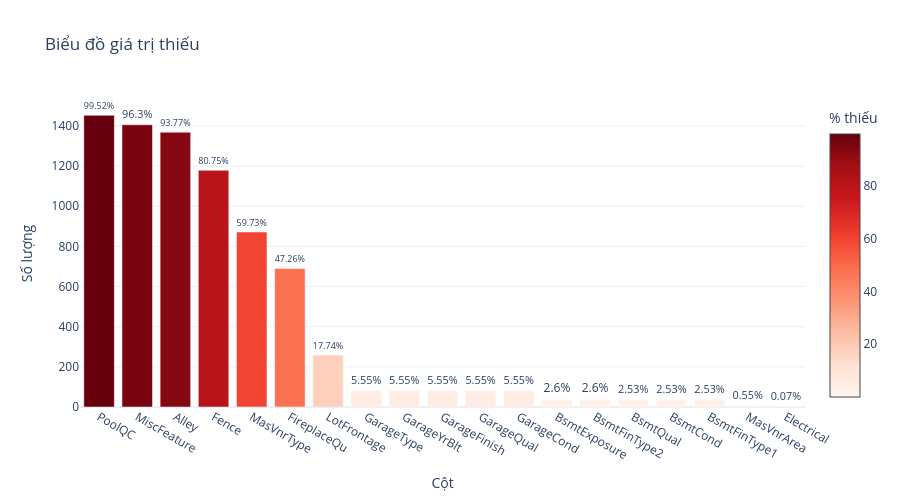
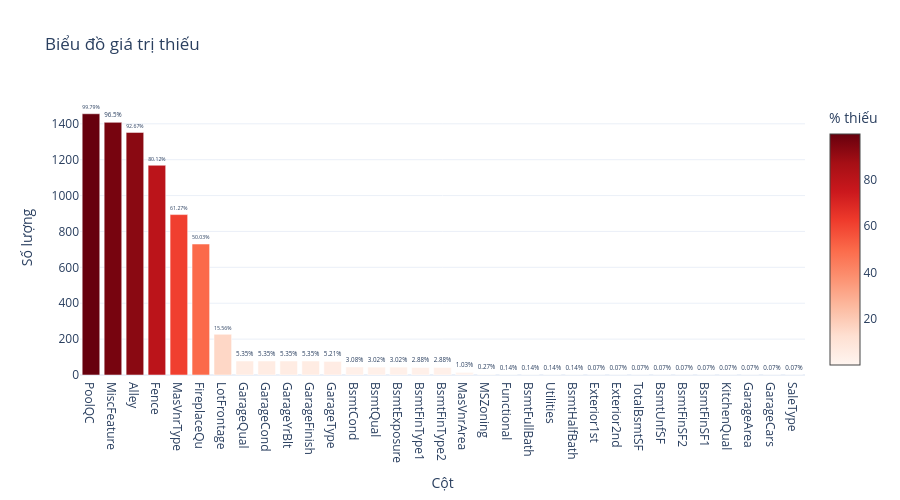

Here is the notebook cell these charts were saved with, in order:
### Markdown cell above
## 4. Phân Tích Giá Trị Thiếu (Missing Values)

Kiểm tra các cột có giá trị thiếu và biểu đồ trực quan.

### Code cell
# Phân tích giá trị thiếu cho train dataset

eda_train.missing_values() 
eda_test=EDA(df_test)
eda_test.missing_values()

### Figure 1 — Plotly figure (JSON) as saved in the notebook; plotly's stock layout.template omitted (floating-point values rounded to 4 significant figures)
{"data": [{"marker": {"color": [99.52, 96.3, 93.77, 80.75, 59.73, 47.26, 17.74, 5.55, 5.55, 5.55, 5.55, 5.55, 2.6, 2.6, 2.53, 2.53, 2.53, 0.55, 0.07], "colorbar": {"title": {"text": "% thiếu"}}, "colorscale": [[0, "rgb(255,245,240)"], [0.125, "rgb(254,224,210)"], [0.25, "rgb(252,187,161)"], [0.375, "rgb(252,146,114)"], [0.5, "rgb(251,106,74)"], [0.625, "rgb(239,59,44)"], [0.75, "rgb(203,24,29)"], [0.875, "rgb(165,15,21)"], [1, "rgb(103,0,13)"]], "showscale": true}, "text": ["99.52%", "96.3%", "93.77%", "80.75%", "59.73%", "47.26%", "17.74%", "5.55%", "5.55%", "5.55%", "5.55%", "5.55%", "2.6%", "2.6%", "2.53%", "2.53%", "2.53%", "0.55%", "0.07%"], "textposition": "outside", "type": "bar", "x": ["PoolQC", "MiscFeature", "Alley", "Fence", "MasVnrType", "FireplaceQu", "LotFrontage", "GarageType", "GarageYrBlt", "GarageFinish", "GarageQual", "GarageCond", "BsmtExposure", "BsmtFinType2", "BsmtQual", "BsmtCond", "BsmtFinType1", "MasVnrArea", "Electrical"], "y": [1453, 1406, 1369, 1179, 872, 690, 259, 81, 81, 81, 81, 81, 38, 38, 37, 37, 37, 8, 1]}], "layout": {"height": 500, "title": {"text": "Biểu đồ giá trị thiếu"}, "xaxis": {"title": {"text": "Cột"}}, "yaxis": {"title": {"text": "Số lượng"}}}}

### Figure 2 — Plotly figure (JSON) as saved in the notebook; plotly's stock layout.template omitted (floating-point values rounded to 4 significant figures)
{"data": [{"marker": {"color": [99.79, 96.5, 92.67, 80.12, 61.27, 50.03, 15.56, 5.35, 5.35, 5.35, 5.35, 5.21, 3.08, 3.02, 3.02, 2.88, 2.88, 1.03, 0.27, 0.14, 0.14, 0.14, 0.14, 0.07, 0.07, 0.07, 0.07, 0.07, 0.07, 0.07, 0.07, 0.07, 0.07], "colorbar": {"title": {"text": "% thiếu"}}, "colorscale": [[0, "rgb(255,245,240)"], [0.125, "rgb(254,224,210)"], [0.25, "rgb(252,187,161)"], [0.375, "rgb(252,146,114)"], [0.5, "rgb(251,106,74)"], [0.625, "rgb(239,59,44)"], [0.75, "rgb(203,24,29)"], [0.875, "rgb(165,15,21)"], [1, "rgb(103,0,13)"]], "showscale": true}, "text": ["99.79%", "96.5%", "92.67%", "80.12%", "61.27%", "50.03%", "15.56%", "5.35%", "5.35%", "5.35%", "5.35%", "5.21%", "3.08%", "3.02%", "3.02%", "2.88%", "2.88%", "1.03%", "0.27%", "0.14%", "0.14%", "0.14%", "0.14%", "0.07%", "0.07%", "0.07%", "0.07%", "0.07%", "0.07%", "0.07%", "0.07%", "0.07%", "0.07%"], "textposition": "outside", "type": "bar", "x": ["PoolQC", "MiscFeature", "Alley", "Fence", "MasVnrType", "FireplaceQu", "LotFrontage", "GarageQual", "GarageCond", "GarageYrBlt", "GarageFinish", "GarageType", "BsmtCond", "BsmtQual", "BsmtExposure", "BsmtFinType1", "BsmtFinType2", "MasVnrArea", "MSZoning", "Functional", "BsmtFullBath", "Utilities", "BsmtHalfBath", "Exterior1st", "Exterior2nd", "TotalBsmtSF", "BsmtUnfSF", "BsmtFinSF2", "BsmtFinSF1", "KitchenQual", "GarageArea", "GarageCars", "SaleType"], "y": [1456, 1408, 1352, 1169, 894, 730, 227, 78, 78, 78, 78, 76, 45, 44, 44, 42, 42, 15, 4, 2, 2, 2, 2, 1, 1, 1, 1, 1, 1, 1, 1, 1, 1]}], "layout": {"height": 500, "title": {"text": "Biểu đồ giá trị thiếu"}, "xaxis": {"title": {"text": "Cột"}}, "yaxis": {"title": {"text": "Số lượng"}}}}
